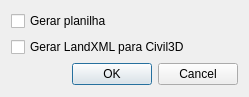
<?xml version="1.0" encoding="UTF-8"?>
<ui version="4.0">
 <class>dlg05Dimensionar</class>
 <widget class="QDialog" name="dlg05Dimensionar">
  <property name="windowModality">
   <enum>Qt::NonModal</enum>
  </property>
  <property name="geometry">
   <rect>
    <x>0</x>
    <y>0</y>
    <width>249</width>
    <height>97</height>
   </rect>
  </property>
  <property name="sizePolicy">
   <sizepolicy hsizetype="Maximum" vsizetype="Preferred">
    <horstretch>0</horstretch>
    <verstretch>0</verstretch>
   </sizepolicy>
  </property>
  <property name="minimumSize">
   <size>
    <width>249</width>
    <height>0</height>
   </size>
  </property>
  <property name="maximumSize">
   <size>
    <width>500</width>
    <height>97</height>
   </size>
  </property>
  <property name="windowTitle">
   <string>Dimensionamento</string>
  </property>
  <property name="locale">
   <locale language="Portuguese" country="Brazil"/>
  </property>
  <layout class="QVBoxLayout" name="verticalLayout">
   <item>
    <layout class="QHBoxLayout" name="horizontalLayout">
     <property name="sizeConstraint">
      <enum>QLayout::SetMinimumSize</enum>
     </property>
     <item>
      <widget class="QCheckBox" name="checkBox_planilha">
       <property name="text">
        <string>Gerar planilha</string>
       </property>
      </widget>
     </item>
    </layout>
   </item>
   <item>
    <layout class="QVBoxLayout" name="verticalLayout_2">
     <item>
      <widget class="QCheckBox" name="checkBox_xml">
       <property name="text">
        <string>Gerar LandXML para Civil3D</string>
       </property>
      </widget>
     </item>
    </layout>
   </item>
   <item>
    <widget class="QDialogButtonBox" name="buttonBox">
     <property name="orientation">
      <enum>Qt::Horizontal</enum>
     </property>
     <property name="standardButtons">
      <set>QDialogButtonBox::Cancel|QDialogButtonBox::Ok</set>
     </property>
    </widget>
   </item>
  </layout>
 </widget>
 <resources/>
 <connections>
  <connection>
   <sender>buttonBox</sender>
   <signal>accepted()</signal>
   <receiver>dlg05Dimensionar</receiver>
   <slot>accept()</slot>
   <hints>
    <hint type="sourcelabel">
     <x>248</x>
     <y>254</y>
    </hint>
    <hint type="destinationlabel">
     <x>157</x>
     <y>274</y>
    </hint>
   </hints>
  </connection>
  <connection>
   <sender>buttonBox</sender>
   <signal>rejected()</signal>
   <receiver>dlg05Dimensionar</receiver>
   <slot>reject()</slot>
   <hints>
    <hint type="sourcelabel">
     <x>316</x>
     <y>260</y>
    </hint>
    <hint type="destinationlabel">
     <x>286</x>
     <y>274</y>
    </hint>
   </hints>
  </connection>
 </connections>
</ui>
